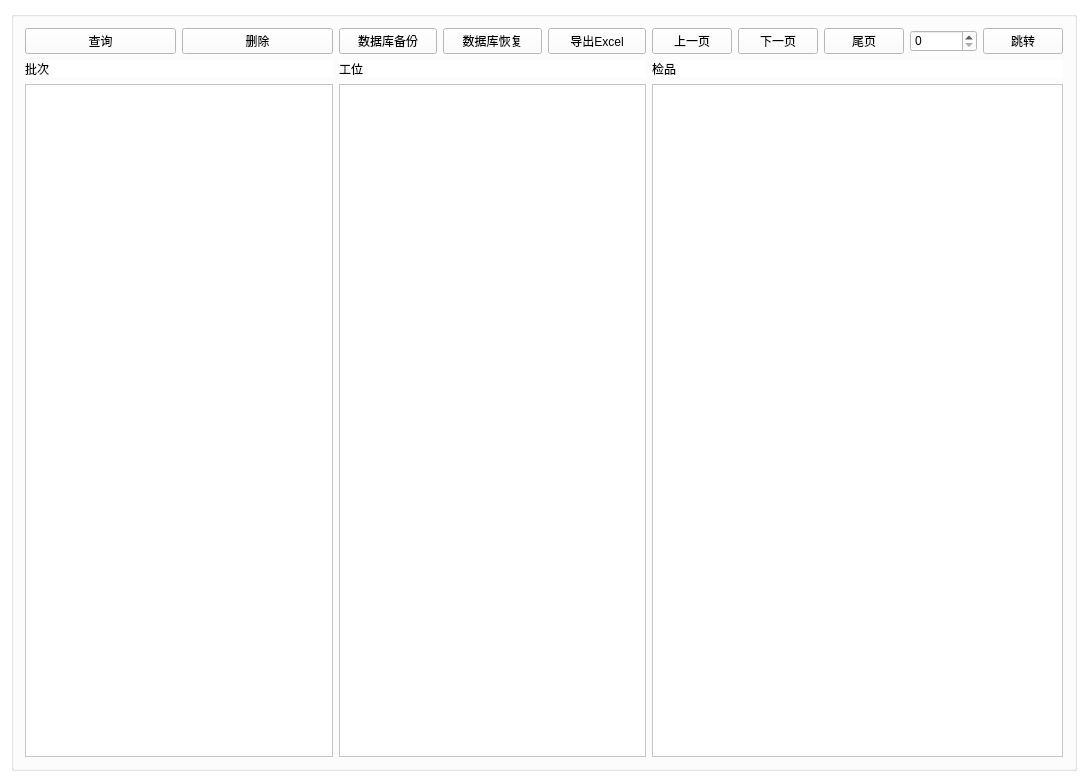
<?xml version="1.0" encoding="UTF-8"?>
<ui version="4.0">
 <class>ImportAndExport</class>
 <widget class="QWidget" name="ImportAndExport">
  <property name="geometry">
   <rect>
    <x>0</x>
    <y>0</y>
    <width>1088</width>
    <height>782</height>
   </rect>
  </property>
  <property name="windowTitle">
   <string>ImportAndExport</string>
  </property>
  <property name="styleSheet">
   <string notr="true">background-color: rgb(255, 255, 255);</string>
  </property>
  <layout class="QGridLayout" name="gridLayout">
   <item row="0" column="0">
    <widget class="QGroupBox" name="groupBox">
     <property name="title">
      <string/>
     </property>
     <layout class="QGridLayout" name="gridLayout_2">
      <item row="2" column="0">
       <widget class="QTableWidget" name="tableBatches">
        <property name="selectionBehavior">
         <enum>QAbstractItemView::SelectRows</enum>
        </property>
       </widget>
      </item>
      <item row="2" column="2">
       <widget class="QTableWidget" name="tableProducts"/>
      </item>
      <item row="0" column="0">
       <layout class="QHBoxLayout" name="horizontalLayout_2">
        <item>
         <widget class="QToolButton" name="btnSelectSQL">
          <property name="sizePolicy">
           <sizepolicy hsizetype="Preferred" vsizetype="Preferred">
            <horstretch>0</horstretch>
            <verstretch>0</verstretch>
           </sizepolicy>
          </property>
          <property name="text">
           <string>查询</string>
          </property>
         </widget>
        </item>
        <item>
         <widget class="QToolButton" name="btnDeleteSQL">
          <property name="sizePolicy">
           <sizepolicy hsizetype="Preferred" vsizetype="Preferred">
            <horstretch>0</horstretch>
            <verstretch>0</verstretch>
           </sizepolicy>
          </property>
          <property name="text">
           <string>删除</string>
          </property>
         </widget>
        </item>
       </layout>
      </item>
      <item row="1" column="1">
       <widget class="QLabel" name="label_2">
        <property name="text">
         <string>工位</string>
        </property>
       </widget>
      </item>
      <item row="1" column="2">
       <widget class="QLabel" name="label_3">
        <property name="text">
         <string>检品</string>
        </property>
       </widget>
      </item>
      <item row="1" column="0">
       <widget class="QLabel" name="label">
        <property name="text">
         <string>批次</string>
        </property>
       </widget>
      </item>
      <item row="2" column="1">
       <widget class="QTableWidget" name="tableStation">
        <property name="selectionBehavior">
         <enum>QAbstractItemView::SelectRows</enum>
        </property>
       </widget>
      </item>
      <item row="0" column="1">
       <layout class="QHBoxLayout" name="horizontalLayout">
        <item>
         <widget class="QToolButton" name="btnDatabaseBack">
          <property name="sizePolicy">
           <sizepolicy hsizetype="Preferred" vsizetype="Preferred">
            <horstretch>0</horstretch>
            <verstretch>0</verstretch>
           </sizepolicy>
          </property>
          <property name="text">
           <string>数据库备份</string>
          </property>
         </widget>
        </item>
        <item>
         <widget class="QToolButton" name="btnDatabaseRest">
          <property name="sizePolicy">
           <sizepolicy hsizetype="Preferred" vsizetype="Preferred">
            <horstretch>0</horstretch>
            <verstretch>0</verstretch>
           </sizepolicy>
          </property>
          <property name="text">
           <string>数据库恢复</string>
          </property>
         </widget>
        </item>
        <item>
         <widget class="QToolButton" name="btnExport">
          <property name="sizePolicy">
           <sizepolicy hsizetype="Preferred" vsizetype="Preferred">
            <horstretch>0</horstretch>
            <verstretch>0</verstretch>
           </sizepolicy>
          </property>
          <property name="text">
           <string>导出Excel</string>
          </property>
         </widget>
        </item>
       </layout>
      </item>
      <item row="0" column="2">
       <layout class="QHBoxLayout" name="horizontalLayout_3">
        <item>
         <widget class="QPushButton" name="btnPrevious">
          <property name="text">
           <string>上一页</string>
          </property>
         </widget>
        </item>
        <item>
         <widget class="QPushButton" name="btnNext">
          <property name="text">
           <string>下一页</string>
          </property>
         </widget>
        </item>
        <item>
         <widget class="QPushButton" name="btnEnd">
          <property name="text">
           <string>尾页</string>
          </property>
         </widget>
        </item>
        <item>
         <widget class="QSpinBox" name="btnIndex">
          <property name="maximum">
           <number>1000000</number>
          </property>
         </widget>
        </item>
        <item>
         <widget class="QPushButton" name="btnIndexOK">
          <property name="text">
           <string>跳转</string>
          </property>
         </widget>
        </item>
       </layout>
      </item>
     </layout>
    </widget>
   </item>
  </layout>
 </widget>
 <layoutdefault spacing="6" margin="11"/>
 <resources>
  <include location="ciwa.qrc"/>
 </resources>
 <connections/>
</ui>
